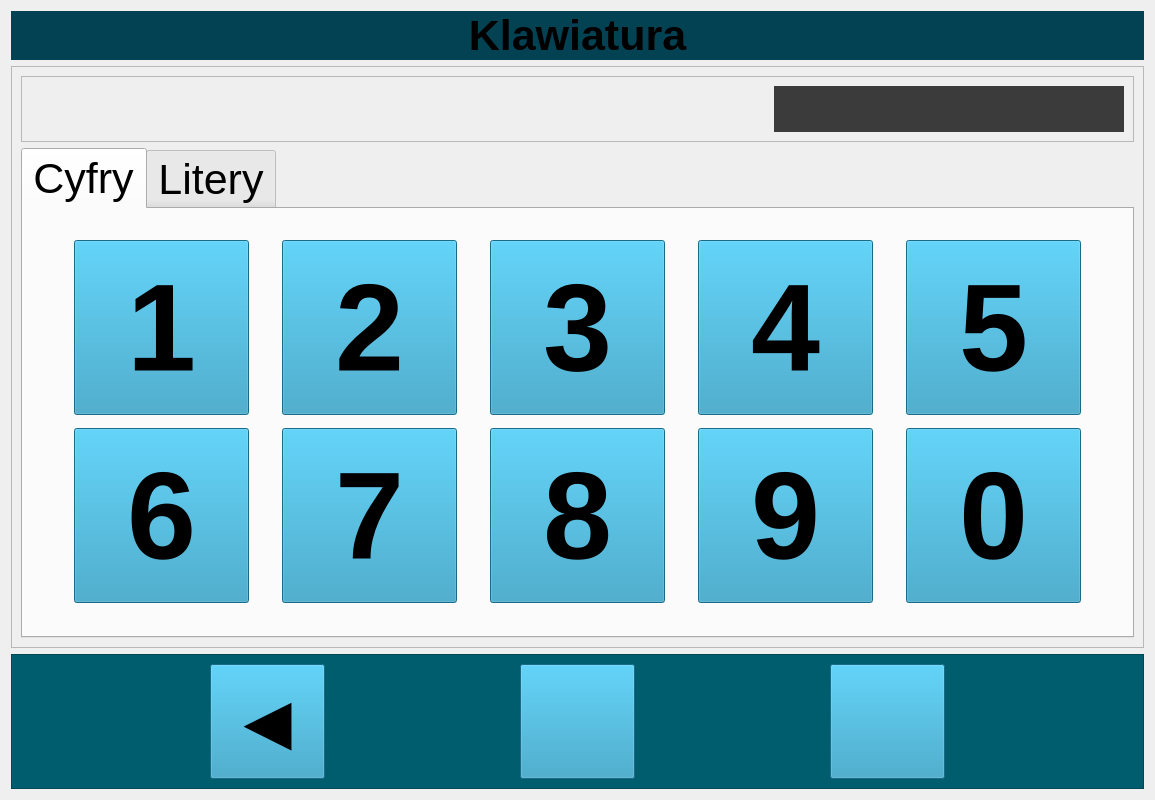
<?xml version="1.0" encoding="UTF-8"?>
<ui version="4.0">
 <class>Form</class>
 <widget class="QWidget" name="Form">
  <property name="geometry">
   <rect>
    <x>0</x>
    <y>0</y>
    <width>1155</width>
    <height>800</height>
   </rect>
  </property>
  <property name="windowTitle">
   <string>Form</string>
  </property>
  <layout class="QVBoxLayout" name="verticalLayout">
   <item>
    <widget class="QLabel" name="label">
     <property name="sizePolicy">
      <sizepolicy hsizetype="Preferred" vsizetype="Fixed">
       <horstretch>0</horstretch>
       <verstretch>0</verstretch>
      </sizepolicy>
     </property>
     <property name="minimumSize">
      <size>
       <width>0</width>
       <height>5</height>
      </size>
     </property>
     <property name="font">
      <font>
       <pointsize>32</pointsize>
       <bold>true</bold>
      </font>
     </property>
     <property name="styleSheet">
      <string notr="true">background-color: rgb(3, 66, 83);</string>
     </property>
     <property name="text">
      <string>Klawiatura</string>
     </property>
     <property name="alignment">
      <set>Qt::AlignmentFlag::AlignCenter</set>
     </property>
    </widget>
   </item>
   <item>
    <widget class="QFrame" name="frame">
     <property name="frameShape">
      <enum>QFrame::Shape::StyledPanel</enum>
     </property>
     <property name="frameShadow">
      <enum>QFrame::Shadow::Raised</enum>
     </property>
     <layout class="QVBoxLayout" name="verticalLayout_2">
      <item>
       <widget class="QFrame" name="frame_4">
        <property name="frameShape">
         <enum>QFrame::Shape::StyledPanel</enum>
        </property>
        <property name="frameShadow">
         <enum>QFrame::Shadow::Raised</enum>
        </property>
        <layout class="QHBoxLayout" name="horizontalLayout">
         <item>
          <spacer name="horizontalSpacer">
           <property name="orientation">
            <enum>Qt::Orientation::Horizontal</enum>
           </property>
           <property name="sizeHint" stdset="0">
            <size>
             <width>40</width>
             <height>20</height>
            </size>
           </property>
          </spacer>
         </item>
         <item>
          <widget class="QLabel" name="lbInput">
           <property name="sizePolicy">
            <sizepolicy hsizetype="Fixed" vsizetype="Fixed">
             <horstretch>0</horstretch>
             <verstretch>0</verstretch>
            </sizepolicy>
           </property>
           <property name="minimumSize">
            <size>
             <width>350</width>
             <height>0</height>
            </size>
           </property>
           <property name="font">
            <font>
             <pointsize>30</pointsize>
             <bold>true</bold>
            </font>
           </property>
           <property name="styleSheet">
            <string notr="true">background-color: rgb(59, 59, 59);
border-color: rgb(141, 143, 140);</string>
           </property>
           <property name="text">
            <string/>
           </property>
           <property name="alignment">
            <set>Qt::AlignmentFlag::AlignCenter</set>
           </property>
          </widget>
         </item>
        </layout>
       </widget>
      </item>
      <item>
       <widget class="QTabWidget" name="tabWidget">
        <property name="font">
         <font>
          <pointsize>32</pointsize>
         </font>
        </property>
        <property name="currentIndex">
         <number>0</number>
        </property>
        <widget class="QWidget" name="tabCyfry">
         <attribute name="title">
          <string>Cyfry</string>
         </attribute>
         <layout class="QVBoxLayout" name="verticalLayout_3">
          <item>
           <widget class="QFrame" name="frCyfry">
            <property name="frameShape">
             <enum>QFrame::Shape::NoFrame</enum>
            </property>
            <property name="frameShadow">
             <enum>QFrame::Shadow::Raised</enum>
            </property>
            <layout class="QGridLayout" name="gridLayout">
             <property name="spacing">
              <number>0</number>
             </property>
             <item row="0" column="0">
              <widget class="QPushButton" name="btnNum1">
               <property name="sizePolicy">
                <sizepolicy hsizetype="Fixed" vsizetype="Fixed">
                 <horstretch>0</horstretch>
                 <verstretch>0</verstretch>
                </sizepolicy>
               </property>
               <property name="minimumSize">
                <size>
                 <width>175</width>
                 <height>175</height>
                </size>
               </property>
               <property name="font">
                <font>
                 <pointsize>93</pointsize>
                 <bold>true</bold>
                </font>
               </property>
               <property name="styleSheet">
                <string notr="true">background-color: rgb(37, 150, 190);</string>
               </property>
               <property name="text">
                <string>1</string>
               </property>
              </widget>
             </item>
             <item row="0" column="2">
              <widget class="QPushButton" name="btnNum2">
               <property name="sizePolicy">
                <sizepolicy hsizetype="Fixed" vsizetype="Fixed">
                 <horstretch>0</horstretch>
                 <verstretch>0</verstretch>
                </sizepolicy>
               </property>
               <property name="minimumSize">
                <size>
                 <width>175</width>
                 <height>175</height>
                </size>
               </property>
               <property name="font">
                <font>
                 <pointsize>93</pointsize>
                 <bold>true</bold>
                </font>
               </property>
               <property name="styleSheet">
                <string notr="true">background-color: rgb(37, 150, 190);</string>
               </property>
               <property name="text">
                <string>2</string>
               </property>
              </widget>
             </item>
             <item row="0" column="3">
              <widget class="QPushButton" name="btnNum3">
               <property name="sizePolicy">
                <sizepolicy hsizetype="Fixed" vsizetype="Fixed">
                 <horstretch>0</horstretch>
                 <verstretch>0</verstretch>
                </sizepolicy>
               </property>
               <property name="minimumSize">
                <size>
                 <width>175</width>
                 <height>175</height>
                </size>
               </property>
               <property name="font">
                <font>
                 <pointsize>93</pointsize>
                 <bold>true</bold>
                </font>
               </property>
               <property name="styleSheet">
                <string notr="true">background-color: rgb(37, 150, 190);</string>
               </property>
               <property name="text">
                <string>3</string>
               </property>
              </widget>
             </item>
             <item row="0" column="4">
              <widget class="QPushButton" name="btnNum4">
               <property name="sizePolicy">
                <sizepolicy hsizetype="Fixed" vsizetype="Fixed">
                 <horstretch>0</horstretch>
                 <verstretch>0</verstretch>
                </sizepolicy>
               </property>
               <property name="minimumSize">
                <size>
                 <width>175</width>
                 <height>175</height>
                </size>
               </property>
               <property name="font">
                <font>
                 <pointsize>93</pointsize>
                 <bold>true</bold>
                </font>
               </property>
               <property name="styleSheet">
                <string notr="true">background-color: rgb(37, 150, 190);</string>
               </property>
               <property name="text">
                <string>4</string>
               </property>
              </widget>
             </item>
             <item row="0" column="5">
              <widget class="QPushButton" name="btnNum5">
               <property name="sizePolicy">
                <sizepolicy hsizetype="Fixed" vsizetype="Fixed">
                 <horstretch>0</horstretch>
                 <verstretch>0</verstretch>
                </sizepolicy>
               </property>
               <property name="minimumSize">
                <size>
                 <width>175</width>
                 <height>175</height>
                </size>
               </property>
               <property name="font">
                <font>
                 <pointsize>93</pointsize>
                 <bold>true</bold>
                </font>
               </property>
               <property name="styleSheet">
                <string notr="true">background-color: rgb(37, 150, 190);</string>
               </property>
               <property name="text">
                <string>5</string>
               </property>
              </widget>
             </item>
             <item row="6" column="0">
              <widget class="QPushButton" name="btnNum6">
               <property name="sizePolicy">
                <sizepolicy hsizetype="Fixed" vsizetype="Fixed">
                 <horstretch>0</horstretch>
                 <verstretch>0</verstretch>
                </sizepolicy>
               </property>
               <property name="minimumSize">
                <size>
                 <width>175</width>
                 <height>175</height>
                </size>
               </property>
               <property name="font">
                <font>
                 <pointsize>93</pointsize>
                 <bold>true</bold>
                </font>
               </property>
               <property name="styleSheet">
                <string notr="true">background-color: rgb(37, 150, 190);</string>
               </property>
               <property name="text">
                <string>6</string>
               </property>
              </widget>
             </item>
             <item row="6" column="2">
              <widget class="QPushButton" name="btnNum7">
               <property name="sizePolicy">
                <sizepolicy hsizetype="Fixed" vsizetype="Fixed">
                 <horstretch>0</horstretch>
                 <verstretch>0</verstretch>
                </sizepolicy>
               </property>
               <property name="minimumSize">
                <size>
                 <width>175</width>
                 <height>175</height>
                </size>
               </property>
               <property name="font">
                <font>
                 <pointsize>93</pointsize>
                 <bold>true</bold>
                </font>
               </property>
               <property name="styleSheet">
                <string notr="true">background-color: rgb(37, 150, 190);</string>
               </property>
               <property name="text">
                <string>7</string>
               </property>
              </widget>
             </item>
             <item row="6" column="3">
              <widget class="QPushButton" name="btnNum8">
               <property name="sizePolicy">
                <sizepolicy hsizetype="Fixed" vsizetype="Fixed">
                 <horstretch>0</horstretch>
                 <verstretch>0</verstretch>
                </sizepolicy>
               </property>
               <property name="minimumSize">
                <size>
                 <width>175</width>
                 <height>175</height>
                </size>
               </property>
               <property name="font">
                <font>
                 <pointsize>93</pointsize>
                 <bold>true</bold>
                </font>
               </property>
               <property name="styleSheet">
                <string notr="true">background-color: rgb(37, 150, 190);</string>
               </property>
               <property name="text">
                <string>8</string>
               </property>
              </widget>
             </item>
             <item row="6" column="4">
              <widget class="QPushButton" name="btnNum9">
               <property name="sizePolicy">
                <sizepolicy hsizetype="Fixed" vsizetype="Fixed">
                 <horstretch>0</horstretch>
                 <verstretch>0</verstretch>
                </sizepolicy>
               </property>
               <property name="minimumSize">
                <size>
                 <width>175</width>
                 <height>175</height>
                </size>
               </property>
               <property name="font">
                <font>
                 <pointsize>93</pointsize>
                 <bold>true</bold>
                </font>
               </property>
               <property name="styleSheet">
                <string notr="true">background-color: rgb(37, 150, 190);</string>
               </property>
               <property name="text">
                <string>9</string>
               </property>
              </widget>
             </item>
             <item row="6" column="5">
              <widget class="QPushButton" name="btnNum0">
               <property name="sizePolicy">
                <sizepolicy hsizetype="Fixed" vsizetype="Fixed">
                 <horstretch>0</horstretch>
                 <verstretch>0</verstretch>
                </sizepolicy>
               </property>
               <property name="minimumSize">
                <size>
                 <width>175</width>
                 <height>175</height>
                </size>
               </property>
               <property name="font">
                <font>
                 <pointsize>93</pointsize>
                 <bold>true</bold>
                </font>
               </property>
               <property name="styleSheet">
                <string notr="true">background-color: rgb(37, 150, 190);</string>
               </property>
               <property name="text">
                <string>0</string>
               </property>
              </widget>
             </item>
            </layout>
           </widget>
          </item>
         </layout>
        </widget>
        <widget class="QWidget" name="tabLitery">
         <attribute name="title">
          <string>Litery</string>
         </attribute>
        </widget>
       </widget>
      </item>
     </layout>
    </widget>
   </item>
   <item>
    <widget class="QFrame" name="frame_2">
     <property name="sizePolicy">
      <sizepolicy hsizetype="Preferred" vsizetype="Fixed">
       <horstretch>0</horstretch>
       <verstretch>0</verstretch>
      </sizepolicy>
     </property>
     <property name="minimumSize">
      <size>
       <width>0</width>
       <height>125</height>
      </size>
     </property>
     <property name="styleSheet">
      <string notr="true">background-color: rgb(0, 93, 110);</string>
     </property>
     <property name="frameShape">
      <enum>QFrame::Shape::StyledPanel</enum>
     </property>
     <property name="frameShadow">
      <enum>QFrame::Shadow::Raised</enum>
     </property>
     <layout class="QHBoxLayout" name="horizontalLayout_2">
      <item>
       <widget class="QPushButton" name="btBack">
        <property name="sizePolicy">
         <sizepolicy hsizetype="Fixed" vsizetype="Fixed">
          <horstretch>0</horstretch>
          <verstretch>0</verstretch>
         </sizepolicy>
        </property>
        <property name="minimumSize">
         <size>
          <width>115</width>
          <height>115</height>
         </size>
        </property>
        <property name="maximumSize">
         <size>
          <width>16777215</width>
          <height>16777215</height>
         </size>
        </property>
        <property name="font">
         <font>
          <pointsize>60</pointsize>
          <bold>true</bold>
         </font>
        </property>
        <property name="styleSheet">
         <string notr="true">background-color: rgb(37, 150, 190);</string>
        </property>
        <property name="text">
         <string>◄</string>
        </property>
        <property name="iconSize">
         <size>
          <width>64</width>
          <height>64</height>
         </size>
        </property>
       </widget>
      </item>
      <item>
       <widget class="QPushButton" name="btClose">
        <property name="sizePolicy">
         <sizepolicy hsizetype="Fixed" vsizetype="Fixed">
          <horstretch>0</horstretch>
          <verstretch>0</verstretch>
         </sizepolicy>
        </property>
        <property name="minimumSize">
         <size>
          <width>115</width>
          <height>115</height>
         </size>
        </property>
        <property name="maximumSize">
         <size>
          <width>16777215</width>
          <height>16777215</height>
         </size>
        </property>
        <property name="font">
         <font>
          <pointsize>24</pointsize>
          <bold>true</bold>
         </font>
        </property>
        <property name="styleSheet">
         <string notr="true">background-color: rgb(37, 150, 190);</string>
        </property>
        <property name="text">
         <string/>
        </property>
        <property name="icon">
         <iconset>
          <normaloff>img/close.svg</normaloff>img/close.svg</iconset>
        </property>
        <property name="iconSize">
         <size>
          <width>64</width>
          <height>64</height>
         </size>
        </property>
       </widget>
      </item>
      <item>
       <widget class="QPushButton" name="btAccept">
        <property name="sizePolicy">
         <sizepolicy hsizetype="Fixed" vsizetype="Fixed">
          <horstretch>0</horstretch>
          <verstretch>0</verstretch>
         </sizepolicy>
        </property>
        <property name="minimumSize">
         <size>
          <width>115</width>
          <height>115</height>
         </size>
        </property>
        <property name="maximumSize">
         <size>
          <width>16777215</width>
          <height>16777215</height>
         </size>
        </property>
        <property name="font">
         <font>
          <pointsize>24</pointsize>
          <bold>true</bold>
         </font>
        </property>
        <property name="styleSheet">
         <string notr="true">background-color: rgb(37, 150, 190);</string>
        </property>
        <property name="text">
         <string/>
        </property>
        <property name="icon">
         <iconset>
          <normaloff>img/yes.svg</normaloff>img/yes.svg</iconset>
        </property>
        <property name="iconSize">
         <size>
          <width>64</width>
          <height>64</height>
         </size>
        </property>
       </widget>
      </item>
     </layout>
    </widget>
   </item>
  </layout>
 </widget>
 <resources/>
 <connections/>
</ui>
